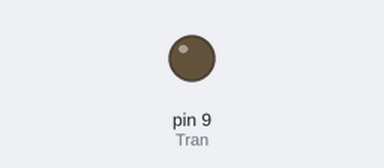
Simulated run of this sketch. Board: Arduino Uno, built with avr-gcc and run on an emulated ATmega328P. Parts: output pins drawn as LEDs (lit = HIGH).

Above: at 0.05 s.
At 8.15 s:
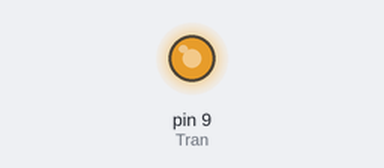
Timing chart, 0 to 10.6 s (numbered marks = the images above):
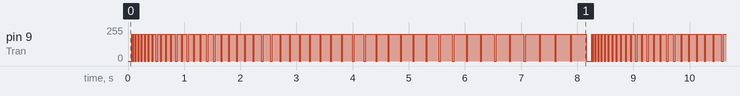

Measured:
- by itself, pin 9 (Tran): moves between 0/255 and 200/255, repeating every 8.2 s

The sketch:

Sweep.ino
```cpp
/*

This Code is used to Drive the Solenoid by sweeping the actuation time

*/

int Tran = 9;    // Transistor connected to digital pin 9

void setup() {
  // nothing
}

void loop() {
  // fade in from min to max in increments of 5 points:
  for (int timeValue = 0 ; timeValue <= 255; timeValue += 5) {
    // sets the value (range from 0 to 255):
    analogWrite(Tran, 200);

    delay(timeValue);
    analogWrite(Tran, 0);
    delay(30);
  }

}
```
